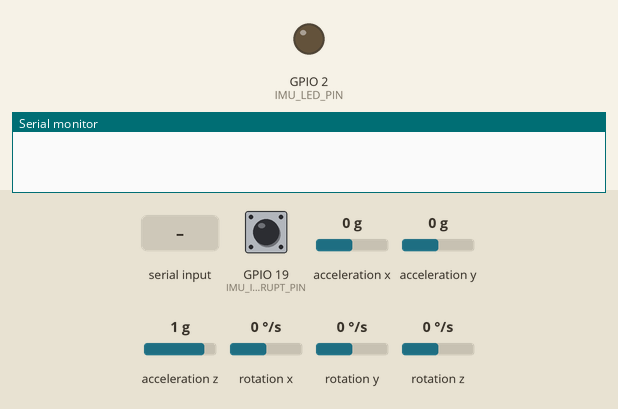
Bench run of a program on a simulated ESP32. Shown: output pins drawn as LEDs (lit = HIGH), the last lines printed to the serial monitor. Dashed ring = blinking. The test bench sets the inputs (shaded band); at power-on: GPIO 19 (IMU_INTERRUPT_PIN) LOW, acceleration x 0 g, acceleration y 0 g, acceleration z 1 g, rotation x 0 °/s, rotation y 0 °/s, rotation z 0 °/s. The sensor or clock chip raises its interrupt line as the real part does.

Above: at 2.2 s.
2.3 s: "1" received over Serial
At 5.51 s:
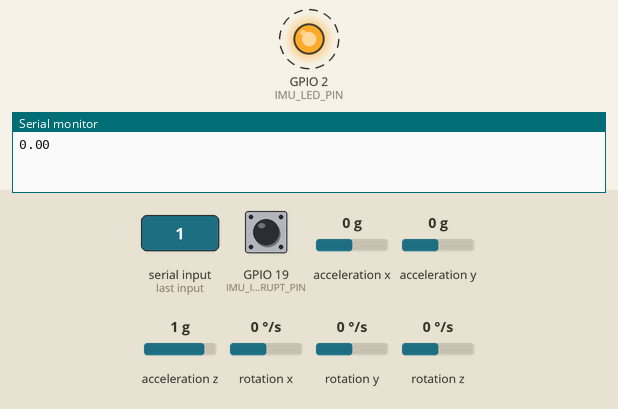
Timing chart, 0 to 14.3 s (numbered marks = the images above; inputs shaded):
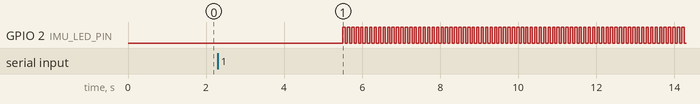

The program:

main.cpp
```cpp
#include <Arduino.h>
#include "Functions.h"
#include "Constants.h"
#include "Structs.h"

#include "soc/soc.h"
#include "soc/rtc_cntl_reg.h"

void disableWDT() {
  WRITE_PERI_REG(RTC_CNTL_BROWN_OUT_REG, 0); // Disable brownout detector
  WRITE_PERI_REG(RTC_CNTL_WDTCONFIG0_REG, 0); // Set WDT timeout to longest (approximately 71 minutes)
  WRITE_PERI_REG(RTC_CNTL_WDTCONFIG1_REG, 0); // Disable WDT
}


//Create two tasks for separate cores of Xtensa LX6
TaskHandle_t Task1;
TaskHandle_t Task2;

struct IMU_Values imu_values;

//Task 1 pinned to core0. Mainly for communication interrupts of reciever and speedometer.
void Task1code( void * pvParameters ){
  initializeIMU();
  delay(5000);

  for(;;){

    imu_values = GetIMUvalues();
    delay(50);


  }

}

//Task2code pinned to core1. Mainly for control loop and outputs.
void Task2code( void * pvParameters ){

  Serial.begin(9600);

  for(;;){
    sendData(imu_values);
    delay(1);
  }
}

void setup() {
  disableWDT();


//create a task that will be executed in the Task1code() function, with priority 1 and executed on core 0
  xTaskCreatePinnedToCore(
                    Task1code,   /* Task function. */
                    "Task1",     /* name of task. */
                    10000,       /* Stack size of task */
                    NULL,        /* parameter of the task */
                    1,           /* priority of the task */
                    &Task1,      /* Task handle to keep track of created task */
                    0);          /* pin task to core 0 */
  delay(500);

  //create a task that will be executed in the Task2code() function, with priority 1 and executed on core 1
  xTaskCreatePinnedToCore(
                    Task2code,   /* Task function. */
                    "Task2",     /* name of task. */
                    10000,       /* Stack size of task */
                    NULL,        /* parameter of the task */
                    1,           /* priority of the task */
                    &Task2,      /* Task handle to keep track of created task */
                    1);          /* pin task to core 1 */
    delay(500);

  // Serial.begin(9600);
  // initializeIMU();
  // delay(5000);


}

void loop() {
  // imu_values = GetIMUvalues();
  // sendData(imu_values);
  // delay(10);

}
```

Constants.h
```cpp
#ifndef CONSTANTS_H
#define CONSTANTS_H


//----------- PINS -----------

#define IMU_INTERRUPT_PIN 19
#define IMU_LED_PIN 2

//----------- IMU CALIBRATION -----------
#define ACCEL_OFFSET_X 90
#define ACCEL_OFFSET_Y 1611
#define ACCEL_OFFSET_Z 1788
#define GYRO_OFFSET_X 220
#define GYRO_OFFSET_Y 76
#define GYRO_OFFSET_Z -86

//----------- TIMEOUTS -----------
#define IMU_COMMUNICATION_TIMEOUT_IN_MILLISECONDS 100

#endif
```

Functions.h
```cpp
#ifndef FUNCTIONS_H
#define FUNCTIONS_H

// ================================================================
// ===               INTERRUPT DETECTION ROUTINE                ===
// ================================================================


void initializeIMU();

struct IMU_Values GetIMUvalues();

void sendData(struct IMU_Values);

#endif
```

Structs.h
```cpp
#ifndef STRUCTS_H
#define STRUCTS_H


struct Orientation {
  double YawAngle;
  double PitchAngle;
  double RollAngle;
};
struct IMU_Values {
  bool Error;
  bool NewDataAvailable;
  double DeltaTimeInSeconds;
  struct Orientation CurrentOrientation;
  struct Orientation PreviousOrientation;
};


#endif
```

hc12.cpp
```cpp
#include <Arduino.h>
#include "Structs.h"
#include "Constants.h"

void sendData(struct IMU_Values imu){
    if(Serial.available()){
        switch(Serial.read()){
            case 49:
                Serial.println(imu.CurrentOrientation.PitchAngle);
                break;
            case 50:
                Serial.println(imu.CurrentOrientation.RollAngle);
                break;
            case 51:
                Serial.println(imu.CurrentOrientation.YawAngle);
                break;
            default:
                break;
        }
    }
    // Serial.print("Pitch: ");
    // Serial.print(imu.CurrentOrientation.PitchAngle);
    // Serial.print("\t");
    // Serial.print("Roll: ");
    // Serial.print(imu.CurrentOrientation.RollAngle);
    // Serial.print("\t");
    // Serial.print("Yaw: ");
    // Serial.println(imu.CurrentOrientation.YawAngle);
}
```

imu.cpp
```cpp
#include <Arduino.h>
#include "Structs.h"
#include "Constants.h"

#include "I2Cdev.h"
#include "MPU6050_6Axis_MotionApps20.h"
#if I2CDEV_IMPLEMENTATION == I2CDEV_ARDUINO_WIRE
#include "Wire.h"
#endif
MPU6050 mpu;

// orientation/motion vars
Quaternion q;           // [w, x, y, z]         quaternion container
VectorFloat gravity;    // [x, y, z]            gravity vector
float ypr[3];           // [yaw, pitch, roll]   yaw/pitch/roll container and gravity vector

bool blinkState = false;


// MPU control/status vars
bool dmpReady = false;  // set true if DMP init was successful
uint8_t mpuIntStatus;   // holds actual interrupt status byte from MPU
uint8_t devStatus;      // return status after each device operation (0 = success, !0 = error)
uint16_t packetSize;    // expected DMP packet size (default is 42 bytes)
uint16_t fifoCount;     // count of all bytes currently in FIFO
uint8_t fifoBuffer[64]; // FIFO storage buffer

volatile bool mpuInterrupt = false;     // indicates whether MPU interrupt pin has gone high
void dmpDataReady() {
  mpuInterrupt = true;
}

struct Orientation previousOrientation;
unsigned long last_time = 0;

void initializeIMU() {
#if I2CDEV_IMPLEMENTATION == I2CDEV_ARDUINO_WIRE
  Wire.begin();
  Wire.setClock(400000);
#elif I2CDEV_IMPLEMENTATION == I2CDEV_BUILTIN_FASTWIRE
  Fastwire::setup(400, true);
#endif

  mpu.initialize();
  pinMode(IMU_INTERRUPT_PIN, INPUT);

  devStatus = mpu.dmpInitialize();

  mpu.setXGyroOffset(GYRO_OFFSET_X);
  mpu.setYGyroOffset(GYRO_OFFSET_Y);
  mpu.setZGyroOffset(GYRO_OFFSET_Z);
  mpu.setZAccelOffset(ACCEL_OFFSET_Z);

  if (devStatus == 0) {
    mpu.CalibrateAccel(6);
    mpu.CalibrateGyro(6);
    mpu.setDMPEnabled(true);
    attachInterrupt(digitalPinToInterrupt(IMU_INTERRUPT_PIN), dmpDataReady, RISING);
    mpuIntStatus = mpu.getIntStatus();
    dmpReady = true;

    packetSize = mpu.dmpGetFIFOPacketSize();
  } else {
        // ERROR!
        // 1 = initial memory load failed
        // 2 = DMP configuration updates failed
        // (if it's going to break, usually the code will be 1)
        Serial.print(F("DMP Initialization failed (code "));
        Serial.print(devStatus);
        Serial.println(F(")"));
    }

    // configure LED for output
    pinMode(IMU_LED_PIN, OUTPUT);
}

struct IMU_Values GetIMUvalues() {
  struct IMU_Values o;
  o.NewDataAvailable = false;

  if (!mpu.testConnection()) {
    o.Error = true;
    return o;
  }

  if (!dmpReady)
    return o;

  unsigned long current_time = millis();
  unsigned long delta_time_in_milliseconds = current_time - last_time;
  double delta_time_in_seconds = (double)delta_time_in_milliseconds / 1000.0;

  if (mpu.dmpGetCurrentFIFOPacket(fifoBuffer)) { // Get the Latest packet
    mpu.dmpGetQuaternion(&q, fifoBuffer);
    mpu.dmpGetGravity(&gravity, &q);
    mpu.dmpGetYawPitchRoll(ypr, &q, &gravity);

    o.CurrentOrientation.YawAngle = ypr[0] * 180 / M_PI;
    o.CurrentOrientation.RollAngle = ypr[1] * 180 / M_PI;
    o.CurrentOrientation.PitchAngle = ypr[2] * 180 / M_PI; // -1 is for changing rotation in order to align with receiver values
    o.PreviousOrientation = previousOrientation;
    o.NewDataAvailable = true;
    o.DeltaTimeInSeconds = delta_time_in_seconds;

    // blink LED to indicate activity
    blinkState = !blinkState;
    digitalWrite(IMU_LED_PIN, blinkState);

    previousOrientation = o.CurrentOrientation;
    if (last_time == 0) {
      last_time = current_time;
      o.Error = true;
      return o;
    }
    last_time = current_time;
  }

  if (delta_time_in_milliseconds > IMU_COMMUNICATION_TIMEOUT_IN_MILLISECONDS) {
    o.Error = true;
  } else {
    o.Error = false;
  }

  return o;
}
```
